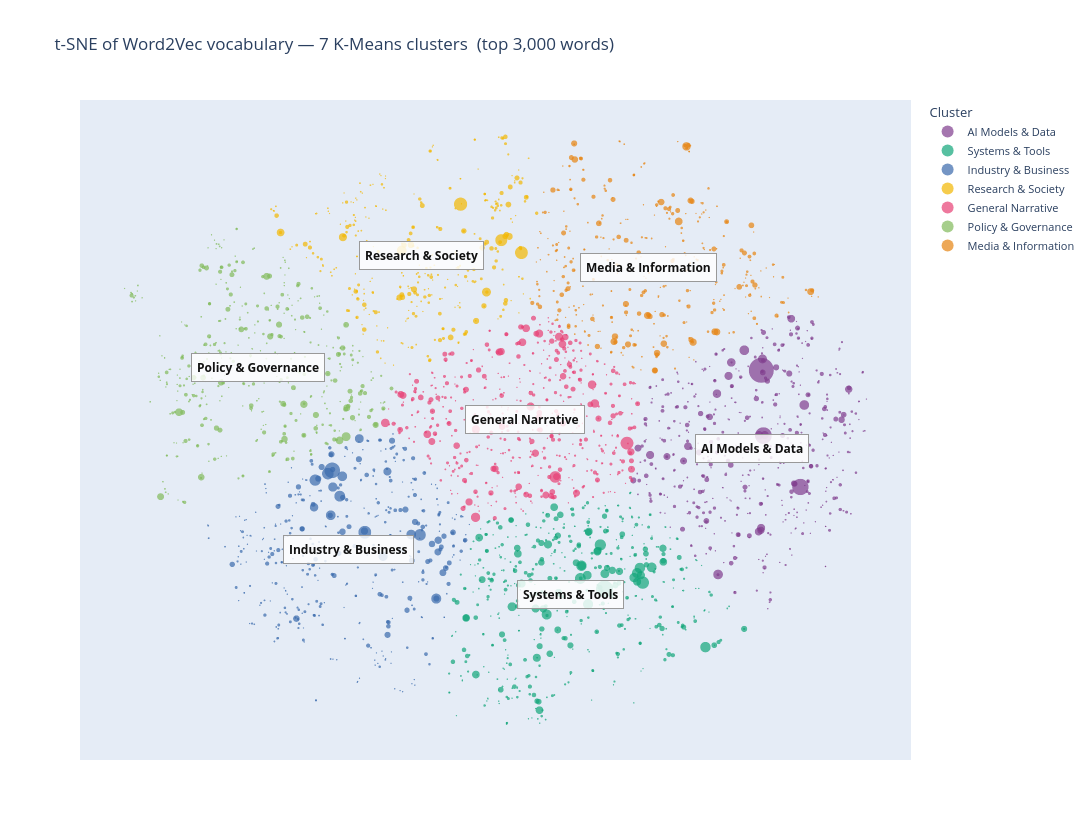

Notebook source saved alongside this figure:
### Markdown cell above
## 3.4 Interactive Plot

Each point is one vocabulary word.
**Size** scales with token frequency — larger dots are the most common terms in the corpus.
**Colour** represents the K-Means cluster.
Hover any point to see the word and its raw frequency count.

### Code cell
# --- Build top-words lookup per cluster ---
cluster_top_words = {}
cluster_word_sets = {}
for cid in sorted(np.unique(labels)):
    idx_sorted = sorted(np.where(labels == cid)[0], key=lambda i: freqs[i], reverse=True)
    cluster_top_words[cid] = [words_sorted[i] for i in idx_sorted[:3]]
    cluster_word_sets[cid]  = set(words_sorted[i] for i in np.where(labels == cid)[0])

# --- Auto-assign theme names via anchor-word matching ---
# Each cluster gets the theme whose anchors overlap most with its vocabulary.
# Each theme is assigned at most once (greedy best-match).
assigned_themes = {}
used_themes     = set()
scores = {
    cid: {
        # Normalize by anchor count so small clusters aren't penalised vs. large ones
        theme: len(cluster_word_sets[cid] & set(anchors)) / len(anchors)
        for theme, anchors in THEME_ANCHORS.items()
    }
    for cid in sorted(np.unique(labels))
}
all_pairs = sorted(
    [(cid, theme) for cid in scores for theme in scores[cid]],
    key=lambda p: scores[p[0]][p[1]], reverse=True
)
for cid, theme in all_pairs:
    if cid not in assigned_themes and theme not in used_themes:
        assigned_themes[cid] = theme
        used_themes.add(theme)
for cid in sorted(np.unique(labels)):
    if cid not in assigned_themes:
        assigned_themes[cid] = ' / '.join(cluster_top_words[cid])

print("Auto-assigned cluster names:")
for cid, name in sorted(assigned_themes.items()):
    print(f"  Cluster {cid}: {name}  (top words: {', '.join(cluster_top_words[cid])})")

def _cluster_label(cid):
    return assigned_themes[cid]

# Centroid coordinates in t-SNE space
centroids = {
    cid: (coords[labels == cid, 0].mean(), coords[labels == cid, 1].mean())
    for cid in sorted(np.unique(labels))
}

df_viz = pd.DataFrame({
    'x'      : coords[:, 0],
    'y'      : coords[:, 1],
    'word'   : words_sorted,
    'cluster': [_cluster_label(l) for l in labels],
    'freq'   : freqs,
})

fig = px.scatter(
    df_viz,
    x='x', y='y',
    color='cluster',
    hover_name='word',
    hover_data={'freq': ':,', 'cluster': True, 'x': False, 'y': False},
    size='freq',
    size_max=25,
    opacity=0.70,
    title=f't-SNE of Word2Vec vocabulary — {N_CLUSTERS} K-Means clusters  (top {TOP_N:,} words)',
    width=1200,
    height=840,
    color_discrete_sequence=px.colors.qualitative.Bold,
)
fig.update_traces(marker=dict(line=dict(width=0)))

# Centroid label boxes — cluster name
for cid, (cx, cy) in centroids.items():
    fig.add_annotation(
        x=cx, y=cy,
        text=f'<b>{_cluster_label(cid)}</b>',
        showarrow=False,
        font=dict(size=12, color='#111'),
        bgcolor='rgba(255,255,255,0.82)',
        bordercolor='#999',
        borderwidth=1,
        borderpad=5,
    )

fig.update_layout(
    legend_title_text='Cluster',
    legend=dict(font=dict(size=11)),
    xaxis=dict(showticklabels=False, title='', showgrid=False, zeroline=False),
    yaxis=dict(showticklabels=False, title='', showgrid=False, zeroline=False),
)
fig.show()

### Figure 1 — Plotly figure (JSON) as saved in the notebook; plotly's stock layout.template omitted (floating-point values rounded to 4 significant figures; data arrays with more than 128 entries replaced by an {"elided": "..."} marker saying what was removed)
{"data": [{"customdata": {"elided": "488x2 mixed values"}, "hovertemplate": "<b>%{hovertext}</b><br><br>cluster=%{customdata[1]}<br>freq=%{customdata[0]:,}<extra></extra>", "hovertext": {"elided": "488 str values"}, "legendgroup": "AI Models & Data", "marker": {"color": "rgb(127, 60, 141)", "line": {"width": 0}, "opacity": 0.7, "size": {"elided": "488 int values"}, "sizemode": "area", "sizeref": 262.2, "symbol": "circle"}, "mode": "markers", "name": "AI Models & Data", "showlegend": true, "type": "scattergl", "x": {"elided": "488 float values"}, "xaxis": "x", "y": {"elided": "488 float values"}, "yaxis": "y"}, {"customdata": {"elided": "482x2 mixed values"}, "hovertemplate": "<b>%{hovertext}</b><br><br>cluster=%{customdata[1]}<br>freq=%{customdata[0]:,}<extra></extra>", "hovertext": {"elided": "482 str values"}, "legendgroup": "Systems & Tools", "marker": {"color": "rgb(17, 165, 121)", "line": {"width": 0}, "opacity": 0.7, "size": {"elided": "482 int values"}, "sizemode": "area", "sizeref": 262.2, "symbol": "circle"}, "mode": "markers", "name": "Systems & Tools", "showlegend": true, "type": "scattergl", "x": {"elided": "482 float values"}, "xaxis": "x", "y": {"elided": "482 float values"}, "yaxis": "y"}, {"customdata": {"elided": "404x2 mixed values"}, "hovertemplate": "<b>%{hovertext}</b><br><br>cluster=%{customdata[1]}<br>freq=%{customdata[0]:,}<extra></extra>", "hovertext": {"elided": "404 str values"}, "legendgroup": "Industry & Business", "marker": {"color": "rgb(57, 105, 172)", "line": {"width": 0}, "opacity": 0.7, "size": {"elided": "404 int values"}, "sizemode": "area", "sizeref": 262.2, "symbol": "circle"}, "mode": "markers", "name": "Industry & Business", "showlegend": true, "type": "scattergl", "x": {"elided": "404 float values"}, "xaxis": "x", "y": {"elided": "404 float values"}, "yaxis": "y"}, {"customdata": {"elided": "323x2 mixed values"}, "hovertemplate": "<b>%{hovertext}</b><br><br>cluster=%{customdata[1]}<br>freq=%{customdata[0]:,}<extra></extra>", "hovertext": {"elided": "323 str values"}, "legendgroup": "Research & Society", "marker": {"color": "rgb(242, 183, 1)", "line": {"width": 0}, "opacity": 0.7, "size": {"elided": "323 int values"}, "sizemode": "area", "sizeref": 262.2, "symbol": "circle"}, "mode": "markers", "name": "Research & Society", "showlegend": true, "type": "scattergl", "x": {"elided": "323 float values"}, "xaxis": "x", "y": {"elided": "323 float values"}, "yaxis": "y"}, {"customdata": {"elided": "517x2 mixed values"}, "hovertemplate": "<b>%{hovertext}</b><br><br>cluster=%{customdata[1]}<br>freq=%{customdata[0]:,}<extra></extra>", "hovertext": {"elided": "517 str values"}, "legendgroup": "General Narrative", "marker": {"color": "rgb(231, 63, 116)", "line": {"width": 0}, "opacity": 0.7, "size": {"elided": "517 int values"}, "sizemode": "area", "sizeref": 262.2, "symbol": "circle"}, "mode": "markers", "name": "General Narrative", "showlegend": true, "type": "scattergl", "x": {"elided": "517 float values"}, "xaxis": "x", "y": {"elided": "517 float values"}, "yaxis": "y"}, {"customdata": {"elided": "428x2 mixed values"}, "hovertemplate": "<b>%{hovertext}</b><br><br>cluster=%{customdata[1]}<br>freq=%{customdata[0]:,}<extra></extra>", "hovertext": {"elided": "428 str values"}, "legendgroup": "Policy & Governance", "marker": {"color": "rgb(128, 186, 90)", "line": {"width": 0}, "opacity": 0.7, "size": {"elided": "428 int values"}, "sizemode": "area", "sizeref": 262.2, "symbol": "circle"}, "mode": "markers", "name": "Policy & Governance", "showlegend": true, "type": "scattergl", "x": {"elided": "428 float values"}, "xaxis": "x", "y": {"elided": "428 float values"}, "yaxis": "y"}, {"customdata": {"elided": "358x2 mixed values"}, "hovertemplate": "<b>%{hovertext}</b><br><br>cluster=%{customdata[1]}<br>freq=%{customdata[0]:,}<extra></extra>", "hovertext": {"elided": "358 str values"}, "legendgroup": "Media & Information", "marker": {"color": "rgb(230, 131, 16)", "line": {"width": 0}, "opacity": 0.7, "size": {"elided": "358 int values"}, "sizemode": "area", "sizeref": 262.2, "symbol": "circle"}, "mode": "markers", "name": "Media & Information", "showlegend": true, "type": "scattergl", "x": {"elided": "358 float values"}, "xaxis": "x", "y": {"elided": "358 float values"}, "yaxis": "y"}], "layout": {"annotations": [{"bgcolor": "rgba(255,255,255,0.82)", "bordercolor": "#999", "borderpad": 5, "borderwidth": 1, "font": {"color": "#111", "size": 12}, "showarrow": false, "text": "<b>General Narrative</b>", "x": 2.307, "y": 0.847}, {"bgcolor": "rgba(255,255,255,0.82)", "bordercolor": "#999", "borderpad": 5, "borderwidth": 1, "font": {"color": "#111", "size": 12}, "showarrow": false, "text": "<b>Policy & Governance</b>", "x": -43.6, "y": 10.49}, {"bgcolor": "rgba(255,255,255,0.82)", "bordercolor": "#999", "borderpad": 5, "borderwidth": 1, "font": {"color": "#111", "size": 12}, "showarrow": false, "text": "<b>Media & Information</b>", "x": 23.46, "y": 29.11}, {"bgcolor": "rgba(255,255,255,0.82)", "bordercolor": "#999", "borderpad": 5, "borderwidth": 1, "font": {"color": "#111", "size": 12}, "showarrow": false, "text": "<b>AI Models & Data</b>", "x": 41.4, "y": -4.465}, {"bgcolor": "rgba(255,255,255,0.82)", "bordercolor": "#999", "borderpad": 5, "borderwidth": 1, "font": {"color": "#111", "size": 12}, "showarrow": false, "text": "<b>Industry & Business</b>", "x": -28.01, "y": -23.26}, {"bgcolor": "rgba(255,255,255,0.82)", "bordercolor": "#999", "borderpad": 5, "borderwidth": 1, "font": {"color": "#111", "size": 12}, "showarrow": false, "text": "<b>Systems & Tools</b>", "x": 10.14, "y": -31.68}, {"bgcolor": "rgba(255,255,255,0.82)", "bordercolor": "#999", "borderpad": 5, "borderwidth": 1, "font": {"color": "#111", "size": 12}, "showarrow": false, "text": "<b>Research & Society</b>", "x": -15.58, "y": 31.39}], "height": 840, "legend": {"font": {"size": 11}, "itemsizing": "constant", "title": {"text": "Cluster"}, "tracegroupgap": 0}, "title": {"text": "t-SNE of Word2Vec vocabulary — 7 K-Means clusters  (top 3,000 words)"}, "width": 1200, "xaxis": {"anchor": "y", "domain": [0, 1], "showgrid": false, "showticklabels": false, "title": {"text": ""}, "zeroline": false}, "yaxis": {"anchor": "x", "domain": [0, 1], "showgrid": false, "showticklabels": false, "title": {"text": ""}, "zeroline": false}}}
